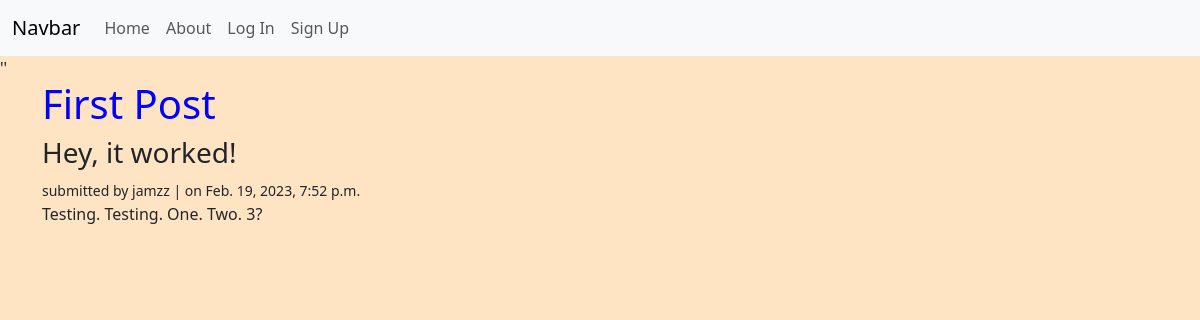
Before: /posts/6/ with the older database file.
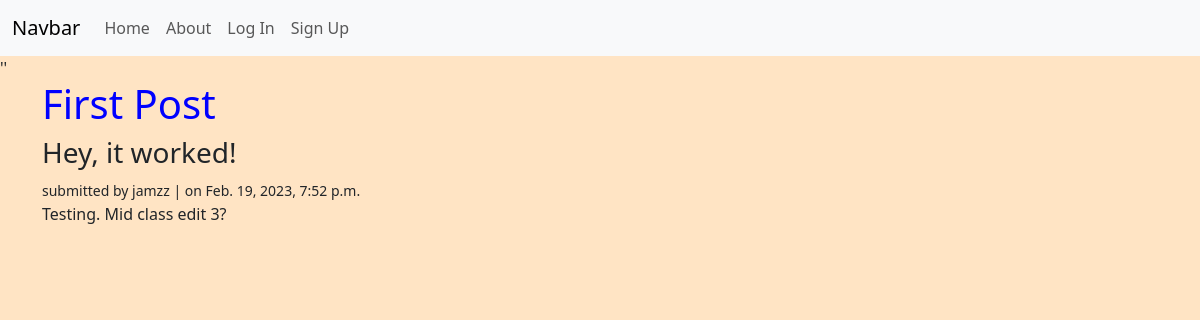
After: the same page with the newer database file.
### posts/models.py (models this page shows, shortened)
class Post(models.Model):
    title = models.CharField(max_length=128)
    subtitle = models.CharField(max_length=128)
    author = models.ForeignKey(
        'auth.User',
        on_delete=models.CASCADE
    )
    body = models.TextField()
    created_on = models.DateTimeField(auto_now_add=True)
    active = models.BooleanField(default=True)

### posts/views.py (the view)
# urls.py: path("<int:pk>/", PostDetailView.as_view(), name="detail"),
class PostDetailView(DetailView):
    template_name = "posts/detail.html"
    model = Post

### templates/posts/detail.html (shortened to what this page needs)
{% extends 'base.html' %}
{% block content %}
<h1>{{ post.title }}</h1>
<h3>{{ post.subtitle }}</h3>
<small>submitted by  {{ post.author }} | on {{ post.created_on }}</small>
<p>{{ post.body }}</p>
{% endblock content %}

Changed rows visible on the page:
changed Post "First Post": body "Testing. Testing. One. Two. 3?" → "Testing. Mid class edit 3?"
